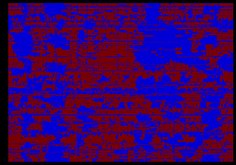
#> input picture A_anormaly_two_dataset_yuan_lunwen_Test/preprocess/T11.png, 236 x 165 px, shrunk from 946 x 660 before the run; the run also reads 1 picture not shown here
$ python image_preprocess.py
#> lines starting #> are read from the running program, lines starting #| are printed output that depends on the picture; after the words box and inside, x2 and y2 are one past the last pixel; in counts of white or black regions, pixels touching at a corner belong together
#> in change_black, `img = cv2.imread(image_path, 0)`:
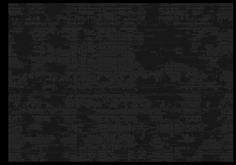
#> img: shape (165, 236); min 0, max 43, mean 27.8
#> in change_black, `hMax = img.max(1)`: hMax = 165 values, max 43 at index 34, min 0 at index 0, mean 36.92
#> in change_black, `vMax = img.max(0)`: vMax = 236 values, max 43 at index 32, min 0 at index 0, mean 37.83
#> after the loop in change_black, `for i in range(hMax.size):`: hDone_flag = True; hStart = 3
#> after the loop in change_black, `for i in range(vMax.size):`: vDone_flag = True; vStart = 8
### A_anormaly_two_dataset_yuan_lunwen_Test/preprocess/contours_test.py
import cv2
import numpy as np
from PIL import Image


def red_to_black(pic_path, con_path):
    src = cv2.imread(pic_path)
    # cv2.namedWindow("input", cv2.WINDOW_AUTOSIZE)
    hsv = cv2.cvtColor(src, cv2.COLOR_BGR2HSV)
    low_hsv = np.array([0, 43, 46])
    high_hsv = np.array([10, 255, 255])
    mask = cv2.inRange(hsv, lowerb=low_hsv, upperb=high_hsv)
    cv2.imwrite(con_path, mask)


def color_test(pic_path, con_path, result_path):
#> called with pic_path = 'T11_remove_black.png', con_path = 'red.png', result_path = 'result_contours.png'
    red_to_black(pic_path, con_path)
#> in red_to_black, `hsv = cv2.cvtColor(src, cv2.COLOR_BGR2HSV)`: hsv: shape (159, 225, 3); mean H, S, V 120.2, 255, 142.9
#> in red_to_black, `mask = cv2.inRange(hsv, lowerb=low_hsv, upperb=high_hsv)`:
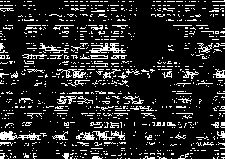
#> mask: shape (159, 225); 14.9% white in thin lines or dots
    img = cv2.imread(con_path)
#> img: shape (159, 225, 3); 14.9% white in thin lines or dots
    h, w = img.shape[:2]
#> h = 159; w = 225
    # 获取图像的高和宽 #显示原始图像
    blured = cv2.GaussianBlur(img, (3, 3), 0)
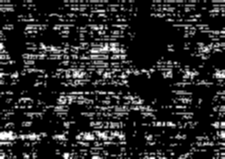
#> blured: shape (159, 225, 3); min 0, max 255, mean 38.3
    # cv2.imwrite("blured.png", blured)
    # 进行滤波去掉噪声
    # 显示低通滤波后的图像
    mask = np.zeros((h + 2, w + 2), np.uint8)
    # 掩码长和宽都比输入图像多两个像素点，满水填充不会超出掩码的非零边缘
    # 进行泛洪填充
    cv2.floodFill(blured, mask, (w - 1, h - 1), (255, 255, 255), (2, 2, 2), (3, 3, 3), 8)
#> blured: shape (159, 225, 3); 0.01% of pixels changed, all inside (x1, y1, x2, y2) = (223, 158, 225, 159)
    # 得到灰度图
    gray = cv2.cvtColor(blured, cv2.COLOR_BGR2GRAY)
    # cv2.imshow("gray.png", gray)
    # 定义结构元素
    kernel = cv2.getStructuringElement(cv2.MORPH_RECT, (20, 20))
    # 开闭运算，先开运算去除背景噪声，再继续闭运算填充目标内的孔洞
    opened = cv2.morphologyEx(gray, cv2.MORPH_OPEN, kernel)
#> opened: shape (159, 225); every value is 0
    closed = cv2.morphologyEx(opened, cv2.MORPH_CLOSE, kernel)
    # 求二值图
    ret, binary = cv2.threshold(closed, 250, 255, cv2.THRESH_BINARY)
    # 找到轮廓
    contours, hierarchy = cv2.findContours(binary, cv2.RETR_TREE, cv2.CHAIN_APPROX_SIMPLE)
#> contours = []
    # 绘制轮廓
    c = []
    ares = []
    for i in contours:
        ares.append(cv2.contourArea(i))
        if cv2.contourArea(i) > 2000:
            c.append(i)
#> this loop made 0 passes
#> after the loop, ares = []; c = []

    img = cv2.drawContours(img, c, -1, (0, 0, 0), -1)
    cv2.imwrite(result_path, img)
    # [5 lines of commented-out code are left out]


def black_to_red(pic_path, result_path):
    # 打开图片
#> called with pic_path = 'result_contours.png', result_path = 'red_contours.png'
    Pic = Image.open(pic_path)

    # 获取图片的尺寸
    width = Pic.size[0]
#> width = 225
    height = Pic.size[1]
#> height = 159
    xy = []
    # 遍历整个图片，标注图片中的颜色异常区域
    for i in range(1, width):
        for j in range(1, height):
            # 获取图片所有的像素点（机构为data[0]:R data[1]:G data[2]:B data[3]:A
            data = (Pic.getpixel((i, j)))
            # data_hou = (img1.getpixel((i, j)))
            # 灰色的RGB取169 169 169
            if data[0] < 100:
                Pic.putpixel((i, j), (4, 61, 150))
            elif data[0] > 100:
                Pic.putpixel((i, j), (104, 18, 22))
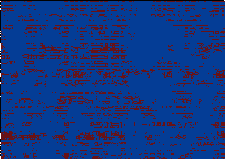
#> Pic: PIL image 225x159 RGB; mean R, G, B 19.1, 54.3, 129.8
    Pic.save(result_path)


# [45 lines left out: function change_black, not called in this run]

### A_anormaly_two_dataset_yuan_lunwen_Test/preprocess/cut1.py
from cv2 import cv2
import numpy as np
from PIL import Image


# 将图片填充为正方形
def fill_image(pic_path, cut_size, result_path):
    image = Image.open(pic_path)
    width, height = image.size
    new_width = 0
    new_height = 0

    if width % cut_size != 0:
        new_width = cut_size * (width // cut_size + 1)
        new_image = Image.new(image.mode, (new_width, height), color='black')
        new_image.paste(image, (int((new_width - width) / 2), 0))
    if height % cut_size != 0:
        new_height = cut_size * (height // cut_size + 1)
        new_he_image = Image.new(new_image.mode, (new_width, new_height), color='black')
        new_he_image.paste(new_image, (0, int((new_height - height) / 2)))
        new_he_image.save(result_path)
    return new_image


def cut_1(pic_path, pic_target):
    # 要分割后的尺寸
    cut_width = 1024
    cut_length = 1024
    # 读取要分割的图片，以及其尺寸等数据
    # image = Image.open(pic_path)
    fill_image(pic_path, cut_width, 'T_11new.png')
#> in fill_image, `new_image = Image.new(image.mode, (new_width, height), color='black')`: new_image: PIL image 1024x159 RGB; every value is 0
#> in fill_image, `new_image.paste(image, (int((new_width - width) / 2), 0))`:
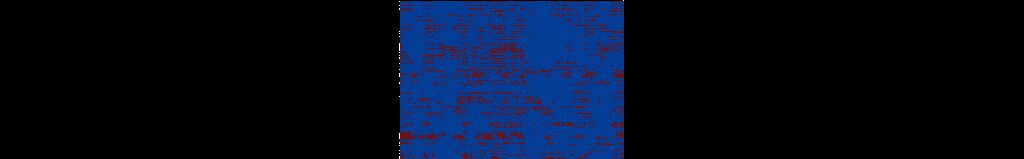
#> new_image: PIL image 1024x159 RGB; mean R, G, B 4.2, 11.9, 28.5
#> in fill_image, `new_he_image = Image.new(new_image.mode, (new_width, new_height), colo..`: new_he_image: PIL image 1024x1024 RGB; every value is 0
    picture = cv2.imread('T_11new.png')
    (width, length, depth) = picture.shape
#> width = 1024; length = 1024; depth = 3
    # 预处理生成0矩阵
    pic = np.zeros((cut_width, cut_length, depth))
    # 计算可以划分的横纵的个数
    num_width = int(width / cut_width)
#> num_width = 1
    num_length = int(length / cut_length)
#> num_length = 1
    # for循环迭代生成
    for i in range(0, num_width):
        for j in range(0, num_length):
            pic = picture[i * cut_width: (i + 1) * cut_width, j * cut_length: (j + 1) * cut_length, :]
            result_path = pic_target + '{}_{}.png'.format(i + 1, j + 1)
            cv2.imwrite(result_path, pic)

### A_anormaly_two_dataset_yuan_lunwen_Test/preprocess/merge.py
from cv2 import cv2
import numpy as np
import os

# 分割后的图片的文件夹，以及拼接后要保存的文件夹
pic_path = '../temp_data/'


def merge_temp(pic_path, label):
    # 数组保存分割后图片的列数和行数，注意分割后图片的格式为x_x.jpg，x从1开始
    num_width_list = []
    num_lenght_list = []
    # 读取文件夹下所有图片的名称
    picture_names = os.listdir(pic_path)
    if len(picture_names) == 0:
        print("没有文件")

    else:
        # 获取分割后图片的尺寸
        img_1_1 = cv2.imread(pic_path + '1_1.png')
        (width, length, depth) = img_1_1.shape
        # 分割名字获得行数和列数，通过数组保存分割后图片的列数和行数
        for picture_name in picture_names:
            num_width_list.append(int(picture_name.split("_")[0]))
            num_lenght_list.append(int((picture_name.split("_")[-1]).split(".")[0]))
        # 取其中的最大值
        num_width = max(num_width_list)
        num_length = max(num_lenght_list)
        # 预生成拼接后的图片
        splicing_pic = np.zeros((num_width * width, num_length * length, depth))
        # 循环复制
        for i in range(1, num_width + 1):
            for j in range(1, num_length + 1):
                img_part = cv2.imread(pic_path + '{}_{}.png'.format(i, j))
                splicing_pic[width * (i - 1): width * i, length * (j - 1): length * j, :] = img_part
        # 保存图片，大功告成
        cv2.imwrite('result_merge' +'_' + label + '_' + '.png', splicing_pic)
        print("done!!!")

### A_anormaly_two_dataset_yuan_lunwen_Test/preprocess/cut2.py
from PIL import Image
import cv2
import numpy as np


def cut_2(pic_path, pic_target):
    # 要分割后的尺寸
    cut_width = 1024
    cut_length = 1024
    # 读取要分割的图片，以及其尺寸等数据

    picture = cv2.imread(pic_path)
    (width, length, depth) = picture.shape
    # 预处理生成0矩阵
    pic = np.zeros((cut_width, cut_length, depth))
    # 计算可以划分的横纵的个数
    num_width = int(width / cut_width)
    num_length = int(length / cut_length)
    # for循环迭代生成
    for i in range(0, num_width):
        for j in range(0, num_length):
            pic = picture[i * cut_width: (i + 1) * cut_width, j * cut_length: (j + 1) * cut_length, :]
            result_path = pic_target + '{}_{}.png'.format(i + 1, j + 1)
            cv2.imwrite(result_path, pic)

### A_anormaly_two_dataset_yuan_lunwen_Test/code1/demo_part1.py
from code1.parse_part1 import parse_args

from code1.model import GANomaly2D
import code1.torchvision_sunner_part2 as sunnerTransforms
import torchvision as tv
from torch.utils.data import DataLoader, Dataset
from tqdm import tqdm
import torch
import cv2
import os
import numpy as np
from code1.difference import *
from collections import defaultdict
import json
import zipfile


# [4 lines left out: function compre, not called in this run]


def demo_part1():
    '''以下为修改图片加载部分'''
    args = parse_args(phase='demo')
    transforms = tv.transforms.Compose([
        sunnerTransforms.Resize(output_size=(args.H, args.W)),
        sunnerTransforms.ToTensor(),
        sunnerTransforms.ToFloat(),
        sunnerTransforms.Normalize(mean=[0.5, 0.5, 0.5], std=[0.5, 0.5, 0.5]),
    ])
    dataset = tv.datasets.ImageFolder(args.demo, transform=transforms)
    loader = DataLoader(dataset,
                        batch_size=1,
                        shuffle=False,
                        num_workers=2,
                        drop_last=True)

    '''数据加载修改结束'''

    # Create the model
    model = GANomaly2D(r=args.r, device=args.device)
    model.IO(args.resume, direction='load')

    # Demo!
    bar = tqdm(loader)
    model.eval()
    with torch.no_grad():
        for i, (img, _) in enumerate(bar):
            imgname = dataset.imgs[i][0]
            name_list = imgname.split('/')
            imgname = name_list[-1]
            z, z_ = model.forward(img)
            img, img_ = model.getImg()
            img = sunnerTransforms.asImg(img)[0]
            img_ = sunnerTransforms.asImg(img_)[0]
            residual_img, threshold_img = difference(img, img_, 100)  # 測試圖片 #生成圖片 #門檻值
            result = np.hstack((img, img_, threshold_img, residual_img))
            img_path = os.path.join('../temp_data/', imgname)
            cv2.imwrite(img_path, threshold_img)

### A_anormaly_two_dataset_yuan_lunwen_Test/preprocess/image_preprocess.py
import os
import cv2
import numpy as np
from PIL import Image
from preprocess.cut1 import cut_1
from code1.demo_part1 import demo_part1
from preprocess.merge import merge_temp
from preprocess.cut2 import cut_2
from preprocess.contours_test import color_test, black_to_red


def change_black(image_path, image_new_path):
    threshold = 25
    img = cv2.imread(image_path, 0)  # load grayscale version
    # the indeces where the useful region starts and ends
    hStrart = 0
    hEnd = img.shape[0]
    vStart = 0
    vEnd = img.shape[1]

    # get row and column maxes for each row and column
    hMax = img.max(1)
    vMax = img.max(0)

    hDone_flag = False
    vDone_flag = False

    # go through the list of max and begin where the pixel value is greater
    # than the threshold
    for i in range(hMax.size):
        if not hDone_flag:
            if hMax[i] > threshold:
                hStart = i
                hDone_flag = True

        if hDone_flag:
            if hMax[i] < threshold:
                hEnd = i
                break

    for i in range(vMax.size):
        if not vDone_flag:
            if vMax[i] > threshold:
                vStart = i
                vDone_flag = True

        if vDone_flag:
            if vMax[i] < threshold:
                vEnd = i
                break

    # load the color image and choose only the useful area from it
    img2 = (cv2.imread(image_path))[hStart:hEnd, vStart:vEnd, :]

    # write the cropped image
    cv2.imwrite(image_new_path, img2)


def in_black_image(pic_path, save_path):
    src = cv2.imread(pic_path)
    # cv2.namedWindow("input", cv2.WINDOW_AUTOSIZE)
    # cv2.imshow("input", src)
    """
    提取图中的红色部分
    """
    hsv = cv2.cvtColor(src, cv2.COLOR_BGR2HSV)
    low_hsv = np.array([156, 43, 46])
    high_hsv = np.array([180, 255, 255])
    mask = cv2.inRange(hsv, lowerb=low_hsv, upperb=high_hsv)
    cv2.imwrite(save_path, mask)


def in_show(pic, image_path, save_path, label):
    # 打开图片
    Pic = Image.open(pic)
    img1 = Image.open(image_path).convert("RGB")
    # 获取图片的尺寸
    width = Pic.size[0]
    height = Pic.size[1]
    xy = []
    # 遍历整个图片，标注图片中的颜色异常区域
    for i in range(1, width):
        for j in range(1, height):
            # 获取图片所有的像素点（机构为data[0]:R data[1]:G data[2]:B data[3]:A
            data = (Pic.getpixel((i, j)))
            # data_hou = (img1.getpixel((i, j)))
            # 灰色的RGB取169 169 169
            if data[0] > 0 and data[1] > 0 and data[2] > 0:
                # 则颜色异常区域改成纯蓝色
                img1.putpixel((i, j), (label, label, label))
    # 把图片转成RGB
    Pic = img1.convert("RGB")
    # 保存修改后的图片
    Pic.save(image_path)
    width = Pic.size[0]
    height = Pic.size[1]
    xy = []
    # 遍历整个图片，标注图片中的颜色异常区域
    for i in range(1, width):
        for j in range(1, height):
            # 获取图片所有的像素点（机构为data[0]:R data[1]:G data[2]:B data[3]:A
            data = (Pic.getpixel((i, j)))
            # data_hou = (img1.getpixel((i, j)))
            # 灰色的RGB取169 169 169
            if data[0] < 100:
                Pic.putpixel((i, j), (4, 61, 150))
            elif data[0] > 100:
                Pic.putpixel((i, j), (104, 18, 22))

    Pic.save(save_path)


def image_cut_white(pic_path, pic_path_yuan):
    img = Image.open(pic_path)  # 读取图片
    image_yuan = Image.open(pic_path_yuan)
    width, height = image_yuan.size
    new_width, new_height = img.size
    a = int((new_width - width) / 2)
    b = int((new_height - height) / 2)
    box = (a, b, a + width, b + height)  # 设定要剪切的位置
    img = img.crop(box)  # 剪切图片
    img.save("T_11_black_final.png")  # 存储图片


if __name__ == '__main__':
    pic_path = '../temp_data/'

    change_black('T11.png', 'T11_remove_black.png')
    color_test('T11_remove_black.png', 'red.png', 'result_contours.png')
    black_to_red('result_contours.png', 'red_contours.png')

    cut_1('red_contours.png', '../raw_data/round_test/part1/cut/')
    demo_part1()
#> (the call stopped at in demo_part1, `args = parse_args(phase='demo')`: code1 is not available in this run)
    merge_temp(pic_path, '1')
#> in merge_temp, `splicing_pic[width * (i - 1): width * i, length * (j - 1): length * j,..`: splicing_pic: shape (256, 256, 3) float64; every value is 255
    # yuan_image-----> black
    in_black_image('T_11new.png', 'T_11_black.png')
#> in in_black_image, `hsv = cv2.cvtColor(src, cv2.COLOR_BGR2HSV)`: hsv: shape (1024, 1024, 3); mean H, S, V 4, 8.2, 4.8
#> in in_black_image, `mask = cv2.inRange(hsv, lowerb=low_hsv, upperb=high_hsv)`: mask: shape (1024, 1024); 0.5% white in thin lines or dots, all inside (x1, y1, x2, y2) = (400, 433, 624, 591)
    in_show('result_merge_1_.png', 'T_11_black.png', 'result1.png', 255)
#> after the loop in in_show, `for i in range(1, width):`:
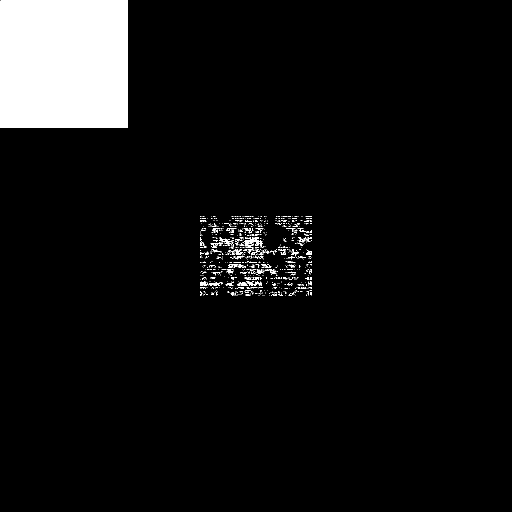
#> img1: PIL image 1024x1024 RGB (shown at 1/2 size); 6.7% white; 837 white regions (778 under 20 px), largest, box (x1, y1, x2, y2) and area: (1, 1, 256, 256) 65025, (400, 563, 440, 572) 182, (488, 475, 525, 485) 177

    # epoch 2 :
    cut_2('result1.png', '../raw_data/round_test/part1/cut/')
    demo_part1()
#> (the call stopped at in demo_part1, `args = parse_args(phase='demo')`: code1 is not available in this run)
    merge_temp(pic_path, '2')
    in_show('result_merge_2_.png', 'T_11_black.png', 'result2.png', 255)

    # epoch 3 :
    cut_2('result2.png', '../raw_data/round_test/part1/cut/')
    demo_part1()
#> (the call stopped at in demo_part1, `args = parse_args(phase='demo')`: code1 is not available in this run)
    merge_temp(pic_path, '3')
    in_show('result_merge_3_.png', 'T_11_black.png', 'result3.png', 0)
#> call 3 of in_show, with pic = 'result_merge_3_.png', image_path = 'T_11_black.png', save_path = 'result3.png', label = 0
#> after the loop in in_show (call 3), `for i in range(1, width):`:
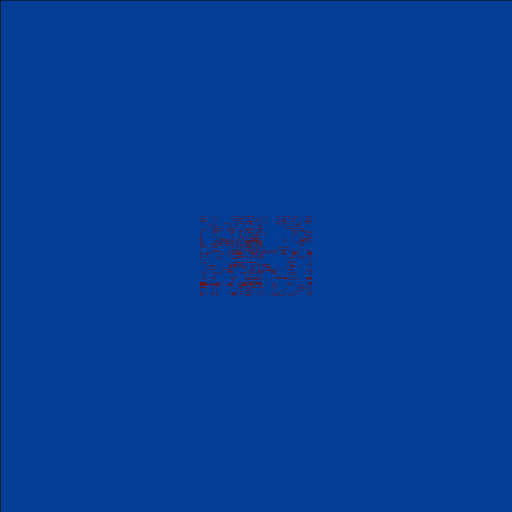
#> Pic: PIL image 1024x1024 RGB (shown at 1/2 size); mean R, G, B 4.5, 60.7, 149.1

    # epoch 4 :
    cut_2('result3.png', '../raw_data/round_test/part1/cut/')
    demo_part1()
#> (the call stopped at in demo_part1, `args = parse_args(phase='demo')`: code1 is not available in this run)
    merge_temp(pic_path, '4')
    in_show('result_merge_4_.png', 'T_11_black.png', 'result4.png', 255)

    # epoch 5 :
    cut_2('result4.png', '../raw_data/round_test/part1/cut/')
    demo_part1()
#> (the call stopped at in demo_part1, `args = parse_args(phase='demo')`: code1 is not available in this run)
    merge_temp(pic_path, '5')
    in_show('result_merge_5_.png', 'T_11_black.png', 'result5.png', 255)

    image_cut_white('T_11_black.png', 'T11_remove_black.png')
#> in image_cut_white, `img = img.crop(box)`: img: PIL image 225x159 RGB; 14.8% white in thin lines or dots
    image_cut_white('result5.png', 'T11_remove_black.png')
    #
    #
    #
    #
    #
    #
    #
